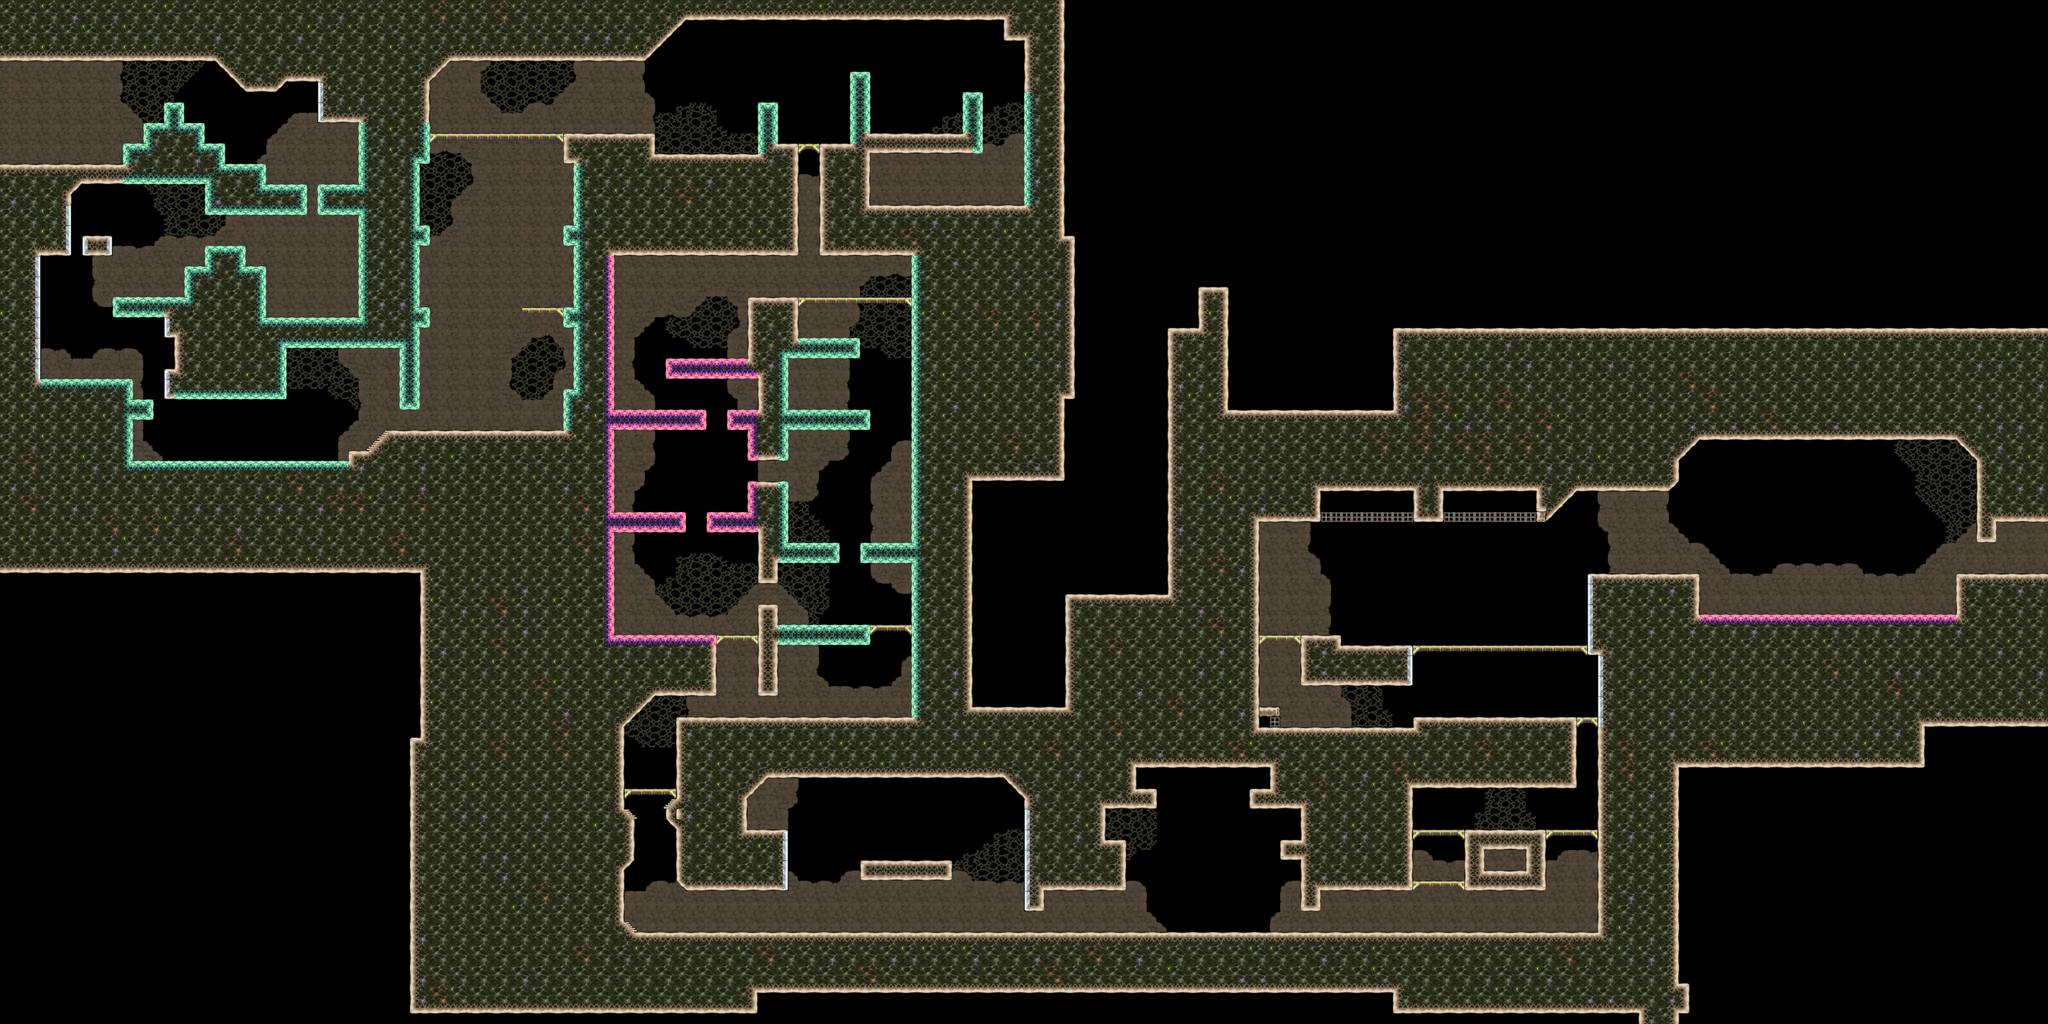

Tiled map render using the project's own tile images. Description and the map definition, with tile-layer contents summarised, below:
An orthogonal 200x100 tile map with 16x16 px tiles, 2 tile layers (Tile Layer 1, Tile Layer 2).

<map version="1.0" orientation="orthogonal" renderorder="right-down" width="200" height="100" tilewidth="16" tileheight="16" nextobjectid="1">
 <tileset firstgid="1" name="0_CLIFF" tilewidth="16" tileheight="16" tilecount="1800" columns="20">
  <image source="../../../tileset/0_CLIFF.png" width="320" height="1440" />
 </tileset>
 <imagelayer name="Image Layer 1" />
 <layer name="Tile Layer 1" width="200" height="100">
  <data>[20000 cells, 11045 non-empty, 127 distinct tile ids]</data>
 </layer>
 <layer name="Tile Layer 2" width="200" height="100">
  <data>[20000 cells, 251 non-empty, 31 distinct tile ids]</data>
 </layer>
</map>
